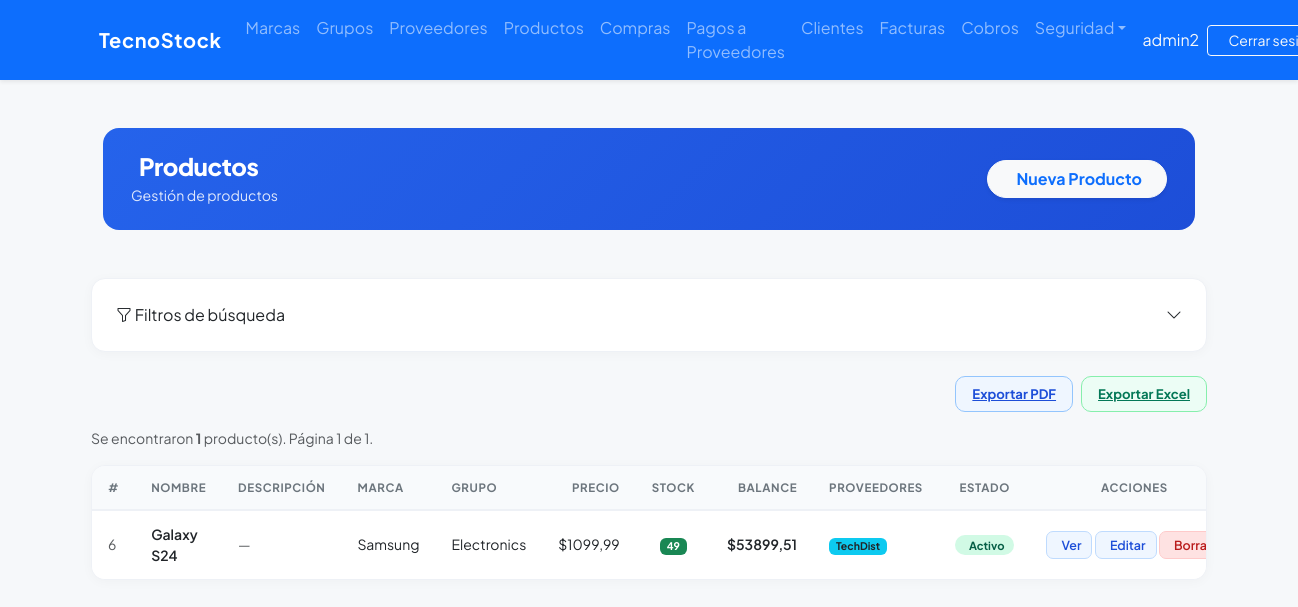
The app's page /products/ (signed in), older data.
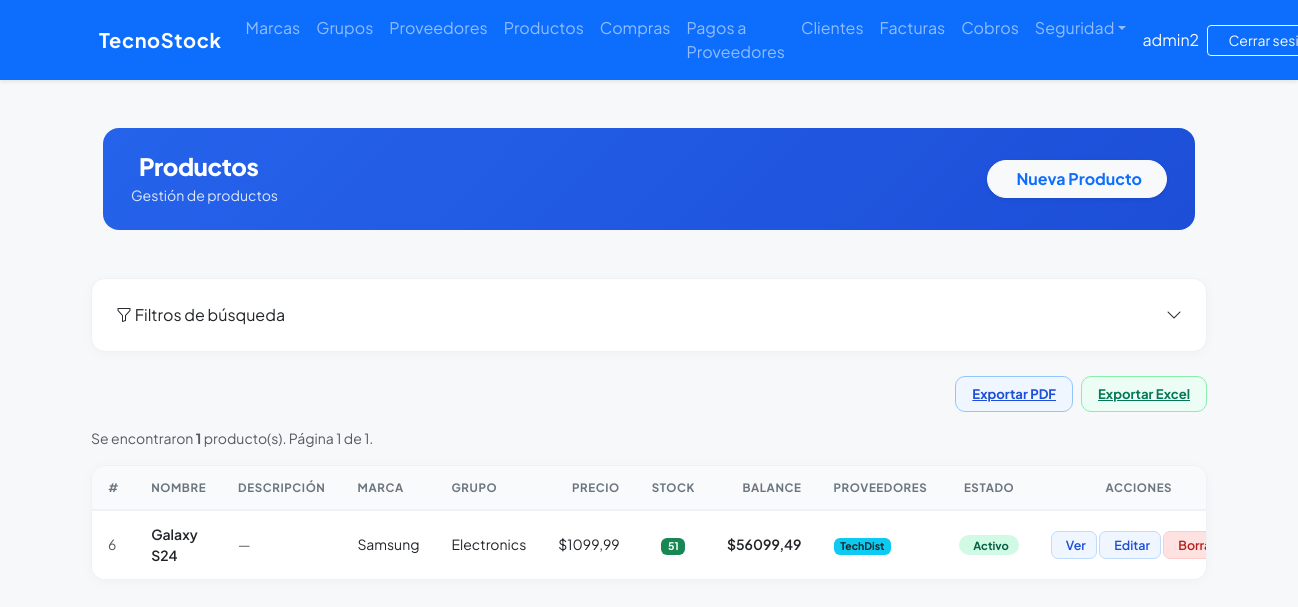
The same page, newer data.
### billing/models.py (models this page shows, shortened)
class Product(models.Model):
    name = models.CharField(max_length=200, verbose_name='Nombre del Producto')
    description = models.TextField(blank=True, null=True, verbose_name = 'Descripción')
    brand = models.ForeignKey(Brand, on_delete=models.PROTECT, related_name='productos', verbose_name = 'Marca')
    group = models.ForeignKey(ProductGroup, on_delete=models.PROTECT, related_name='Grupos', verbose_name = 'Grupo')
    suppliers = models.ManyToManyField(Supplier, related_name='products', blank=True, verbose_name = 'Proveedores')
    unit_price = models.DecimalField(max_digits=12, decimal_places=2, verbose_name = 'Precio Unitario')
    stock = models.IntegerField(default=0, verbose_name = 'Stock')
    is_active = models.BooleanField(default=True, verbose_name = 'Activo')
    image = models.ImageField(upload_to='products/', blank=True, null=True, verbose_name='Imagen')
    created_at = models.DateTimeField(auto_now_add=True, verbose_name = 'Creado el')
    updated_at = models.DateTimeField(auto_now=True, verbose_name = 'Actualizado el')
    class Meta:
        verbose_name = 'Producto'
        verbose_name_plural = 'Productos'
        ordering = ['name']
    @property
    def balance(self):
        return self.unit_price * self.stock

class Brand(models.Model):
    name = models.CharField(max_length=100, unique=True, verbose_name='Nombre de la Marca')
    description = models.TextField(blank=True, null=True, verbose_name = 'Descripción')
    is_active = models.BooleanField(default=True, verbose_name = 'Activo')
    created_at = models.DateTimeField(auto_now_add=True, verbose_name = 'Creado el')
    updated_at = models.DateTimeField(auto_now=True, verbose_name = 'Actualizado el')
    class Meta:
        verbose_name = 'Marca'
        verbose_name_plural = 'Marcas'
        ordering = ['name']

class ProductGroup(models.Model):
    name = models.CharField(max_length=100, unique=True, verbose_name='Nombre del Grupo')
    is_active = models.BooleanField(default=True, verbose_name = 'Activo')
    created_at = models.DateTimeField(auto_now_add=True, verbose_name = 'Creado el')
    updated_at = models.DateTimeField(auto_now=True, verbose_name = 'Actualizado el')
    class Meta:
        verbose_name = 'Grupo de Productos'
        verbose_name_plural = 'Grupos de Productos'
        ordering = ['name']

### billing/views.py (the view, shortened to what this page needs)
# urls.py: path('products/', views.ProductListView.as_view(), name='product_list'),
class ProductListView(LoginRequiredMixin,GroupRequiredMixin, ExportMixin, PermissionOrRedirectMixin, ListView):
    permission_required = 'billing.view_product'
    group_required = ['Administrador', 'Analista de Compras']
    export_filename = 'productos'
    export_fields = [
        ('id', 'ID'),
        ('name', 'Nombre del Producto'),
        ('description', 'Descripción'),
        ('brand.name', 'Marca'),
        ('group.name', 'Grupo'),
        ('unit_price', 'Precio'),
        ('stock', 'Stock'),
        ('balance', 'Balance'),
        ('suppliers', 'Proveedores'),
        ('is_active', 'Estado')
    ]
    """
    Lista de productos con filtros individuales por campo y pagineo.

    Filtros disponibles (GET params):
      - name          : texto libre → icontains sobre name
      - description   : texto libre → icontains sobre description
      - brand         : id (int)    → FK exacta
      - group         : id (int)    → FK exacta
      - supplier      : id (int)    → M2M exacta
      - price_min     : decimal     → unit_price >=
      - price_max     : decimal     → unit_price <=
      - stock_min     : int         → stock >=
      - stock_max     : int         → stock <=
      - is_active     : 'true'/'false'/''/None → BooleanField
    """
    model = Product
    template_name = 'billing/product_list.html'
    context_object_name = 'items'
    paginate_by = 10
    def get_queryset(self):
        qs = (
            Product.objects
            .select_related('brand', 'group')
            .prefetch_related('suppliers')
        )
        p = self.request.GET
        if p.get('name'):
            qs = qs.filter(name__icontains=p['name'])
        if p.get('description'):
            qs = qs.filter(description__icontains=p['description'])
        if p.get('brand'):
            qs = qs.filter(brand_id=p['brand'])
        if p.get('group'):
            qs = qs.filter(group_id=p['group'])
        if p.get('supplier'):
            qs = qs.filter(suppliers__id=p['supplier'])
        if p.get('price_min'):
            try:
                qs = qs.filter(unit_price__gte=Decimal(p['price_min']))
            except Exception:
                pass
        if p.get('price_max'):
            try:
                qs = qs.filter(unit_price__lte=Decimal(p['price_max']))
            except Exception:
                pass
        if p.get('stock_min'):
            try:
                qs = qs.filter(stock__gte=int(p['stock_min']))
            except Exception:
                pass
        if p.get('stock_max'):
            try:
                qs = qs.filter(stock__lte=int(p['stock_max']))
            except Exception:
                pass
        is_active = p.get('is_active', '')
        if is_active == 'true':
            qs = qs.filter(is_active=True)
        elif is_active == 'false':
            qs = qs.filter(is_active=False)
        return qs.distinct()
    def get_context_data(self, **kwargs):
        ctx = super().get_context_data(**kwargs)
        ctx['brands']    = Brand.objects.filter(is_active=True).order_by('name')
        ctx['groups']    = ProductGroup.objects.filter(is_active=True).order_by('name')
        ctx['suppliers'] = Supplier.objects.filter(is_active=True).order_by('name')
        ctx['filter'] = self.request.GET
        ALL_COLUMNS = [
            ('id', 'ID'),
            ('name', 'Nombre del Producto'),
            ('description', 'Descripción'),
            ('brand.name', 'Marca'),
            ('group.name', 'Grupo'),
            ('unit_price', 'Precio'),
            ('stock', 'Stock'),
            ('balance', 'Balance'),
            ('suppliers', 'Proveedores'),
            ('is_active', 'Estado')
        ]
        ctx['available_columns'] = ALL_COLUMNS
        columns = self.request.GET.getlist('columns')
        if not columns:
            columns = [c[0] for c in ALL_COLUMNS]
        ctx['selected_columns'] = columns
        filter_keys = ['name', 'description', 'brand', 'group', 'supplier', 'price_min', 'price_max', 'stock_min', 'stock_max', 'is_active']
        ctx['has_active_filters'] = any(self.request.GET.get(k) for k in filter_keys)
        params = self.request.GET.copy()
        params.pop('page', None)
        ctx['query_string'] = params.urlencode()
        return ctx

### security/templatetags/security_tags.py (called while the page is built)
@register.filter(name='has_group')
def has_group(user, group_name):
    if not user.is_authenticated:
        return False
    if user.is_superuser:      # el superusuario ve todo
        return True
    return user.groups.filter(name=group_name).exists()

### shared/mixins.py (called while the page is built, shortened)
    def get(self, request, *args, **kwargs):
        export_format = request.GET.get('export')
        return super().get(request, *args, **kwargs)

    def get_context_data(self, **kwargs):
        ctx = super().get_context_data(**kwargs)
        params = self.request.GET.copy()
        params.pop('page', None)
        ctx['query_string'] = params.urlencode()
        fields = self.export_fields
        if not fields:
            fields = [(f.name, str(f.verbose_name).capitalize()) for f in self.model._meta.fields]
        ctx['available_columns'] = fields
        selected = self.request.GET.getlist('columns')
        if not selected:
            selected = [f[0] for f in fields]
        ctx['selected_columns'] = selected
        return ctx

### billing/templates/billing/product_list.html (shortened to what the changed rows need)
{% extends 'billing/base.html' %}
{% block content %}
<div class="container-fluid py-4">
  <div class="page-header d-flex justify-content-between align-items-center mb-4">
    <div>
      <h1>Productos</h1>
    </div>
  </div>
</div>
<div class="products-table">
  <table class="table mb-0">
    <thead>
      <tr>
        {% if 'id' in selected_columns %}<th style="width: 60px;">#</th>{% endif %}
        {% if 'name' in selected_columns %}<th>Nombre</th>{% endif %}
        {% if 'description' in selected_columns %}<th>Descripción</th>{% endif %}
        {% if 'brand.name' in selected_columns %}<th>Marca</th>{% endif %}
        {% if 'group.name' in selected_columns %}<th>Grupo</th>{% endif %}
        {% if 'unit_price' in selected_columns %}<th class="text-end">Precio</th>{% endif %}
        {% if 'stock' in selected_columns %}<th class="text-center">Stock</th>{% endif %}
        {% if 'balance' in selected_columns %}<th class="text-end">Balance</th>{% endif %}
        {% if 'suppliers' in selected_columns %}<th>Proveedores</th>{% endif %}
        {% if 'is_active' in selected_columns %}<th class="text-center">Estado</th>{% endif %}
        <th class="text-center">Acciones</th>
      </tr>
    </thead>
    <tbody>
      {% for item in items %}
      <tr>
        {% if 'id' in selected_columns %}
        <td class="text-muted small">{{ item.pk }}</td>
        {% endif %}
        {% if 'name' in selected_columns %}
        <td class="fw-semibold">{{ item.name }}</td>
        {% endif %}
        {% if 'description' in selected_columns %}
        <td class="text-muted small">
          {% if item.description %}
            {{ item.description|truncatechars:60 }}
          {% else %}
            <span class="text-muted fst-italic">—</span>
          {% endif %}
        </td>
        {% endif %}
        {% if 'brand.name' in selected_columns %}
        <td>{{ item.brand.name }}</td>
        {% endif %}
        {% if 'group.name' in selected_columns %}
        <td>{{ item.group.name }}</td>
        {% endif %}
        {% if 'unit_price' in selected_columns %}
        <td class="text-end">${{ item.unit_price }}</td>
        {% endif %}
        {% if 'stock' in selected_columns %}
        <td class="text-center">
          {% if item.stock <= 5 %}
            <span class="badge bg-danger">{{ item.stock }}</span>
          {% elif item.stock <= 20 %}
            <span class="badge bg-warning text-dark">{{ item.stock }}</span>
          {% else %}
            <span class="badge bg-success">{{ item.stock }}</span>
          {% endif %}
        </td>
        {% endif %}
        {% if 'balance' in selected_columns %}
        <td class="text-end fw-semibold">${{ item.balance }}</td>
        {% endif %}
        {% if 'suppliers' in selected_columns %}
        <td>
          {% for s in item.suppliers.all %}
            <span class="badge bg-info text-dark">{{ s.name }}</span>
          {% empty %}
            <span class="text-muted fst-italic">Ninguno</span>
          {% endfor %}
        </td>
        {% endif %}
        {% if 'is_active' in selected_columns %}
        <td class="text-center">
          {% if item.is_active %}
            <span class="badge-active">Activo</span>
          {% else %}
            <span class="badge-inactive"><i class="fas fa-circle me-1" style="font-size:.4rem;"></i>Inactivo</span>
          {% endif %}
        </td>
        {% endif %}
        <td class="text-center text-nowrap">
          {% if perms.billing.view_product %}
          <a href="{% url 'billing:product_detail' item.pk %}" class="btn-view" title="Ver Detalle">
            Ver
          </a>
          {% endif %}
          {% if perms.billing.change_product %}
          <a href="{% url 'billing:product_update' item.pk %}" class="btn-edit">Editar</a>
          {% endif %}
          {% if perms.billing.delete_product %}
          <a href="{% url 'billing:product_delete' item.pk %}" class="btn-del">Borrar</a>
          {% endif %}
        </td>
      </tr>
      {% empty %}
      <tr>
        <td colspan="{{ selected_columns|length|add:1 }}" class="text-center py-4 text-muted">
          No se encontraron productos con los filtros aplicados.
        </td>
      </tr>
      {% endfor %}
    </tbody>
  </table>
</div>
</div>
{% endblock %}

Row changes from the older to the newer data that the page shows:
changed Product "Galaxy S24": stock "49" → "51"; balance "53899,51" → "56099,49"
